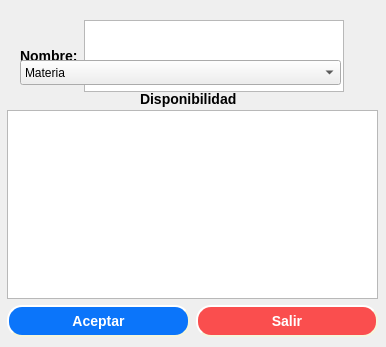
<?xml version="1.0" encoding="UTF-8"?>
<ui version="4.0">
 <class>newProfessorDialog</class>
 <widget class="QDialog" name="newProfessorDialog">
  <property name="geometry">
   <rect>
    <x>0</x>
    <y>0</y>
    <width>386</width>
    <height>347</height>
   </rect>
  </property>
  <property name="windowTitle">
   <string>Dialog</string>
  </property>
  <widget class="QLabel" name="lblAvailability">
   <property name="geometry">
    <rect>
     <x>140</x>
     <y>90</y>
     <width>121</width>
     <height>17</height>
    </rect>
   </property>
   <property name="styleSheet">
    <string notr="true">font: bold 14px;</string>
   </property>
   <property name="text">
    <string>Disponibilidad</string>
   </property>
  </widget>
  <widget class="QWidget" name="layoutWidget">
   <property name="geometry">
    <rect>
     <x>7</x>
     <y>110</y>
     <width>371</width>
     <height>227</height>
    </rect>
   </property>
   <layout class="QVBoxLayout" name="verticalLayout">
    <item>
     <widget class="QTableWidget" name="grdAvailability">
      <property name="focusPolicy">
       <enum>Qt::StrongFocus</enum>
      </property>
      <property name="styleSheet">
       <string notr="true">QHeaderView::section {
    background-color: rgb(11, 117, 250);
    height: 32px;
	border-bottom-style: dotted;
}</string>
      </property>
     </widget>
    </item>
    <item>
     <layout class="QHBoxLayout" name="horizontalLayout_2">
      <item>
       <widget class="QPushButton" name="btnAccept">
        <property name="styleSheet">
         <string notr="true">QPushButton {
      background-color: rgb(11, 117, 250);
	  border-style: outset;
	  border-width: 2px;
	  border-radius: 15px;
	  border-color: beige;
	  font: bold 14px;
	  color: white;
	  min-width: 10em;
	  padding: 6px;
 }


QPushButton:hover:!pressed
{
      background-color: rgb(3, 7, 128);
	  border-style: outset;
	  border-width: 2px;
	  border-radius: 15px;
	  border-color: beige;
	  font: bold 14px;
	  color: white;
	  min-width: 10em;
	  padding: 6px;
}
</string>
        </property>
        <property name="text">
         <string>Aceptar</string>
        </property>
       </widget>
      </item>
      <item>
       <widget class="QPushButton" name="btnExit">
        <property name="styleSheet">
         <string notr="true">QPushButton {
      background-color: rgb(250, 78, 78);
	  border-style: outset;
	  border-width: 2px;
	  border-radius: 15px;
	  border-color: beige;
	  font: bold 14px;
	  color: white;
	  min-width: 10em;
	  padding: 6px;
 }


QPushButton:hover:!pressed
{
      background-color: rgb(204, 0, 0);
	  border-style: outset;
	  border-width: 2px;
	  border-radius: 15px;
	  border-color: beige;
	  font: bold 14px;
	  color: white;
	  min-width: 10em;
	  padding: 6px;
}</string>
        </property>
        <property name="text">
         <string>Salir</string>
        </property>
       </widget>
      </item>
     </layout>
    </item>
   </layout>
  </widget>
  <widget class="QWidget" name="layoutWidget">
   <property name="geometry">
    <rect>
     <x>20</x>
     <y>20</y>
     <width>324</width>
     <height>72</height>
    </rect>
   </property>
   <layout class="QHBoxLayout" name="horizontalLayout">
    <item>
     <widget class="QLabel" name="lblName">
      <property name="styleSheet">
       <string notr="true">font: bold 14px;</string>
      </property>
      <property name="text">
       <string>Nombre:</string>
      </property>
     </widget>
    </item>
    <item>
     <widget class="QTextEdit" name="txtName"/>
    </item>
   </layout>
  </widget>
  <widget class="QComboBox" name="cmbSubject">
   <property name="geometry">
    <rect>
     <x>20</x>
     <y>60</y>
     <width>321</width>
     <height>25</height>
    </rect>
   </property>
   <item>
    <property name="text">
     <string>Materia</string>
    </property>
   </item>
  </widget>
 </widget>
 <resources/>
 <connections/>
</ui>
